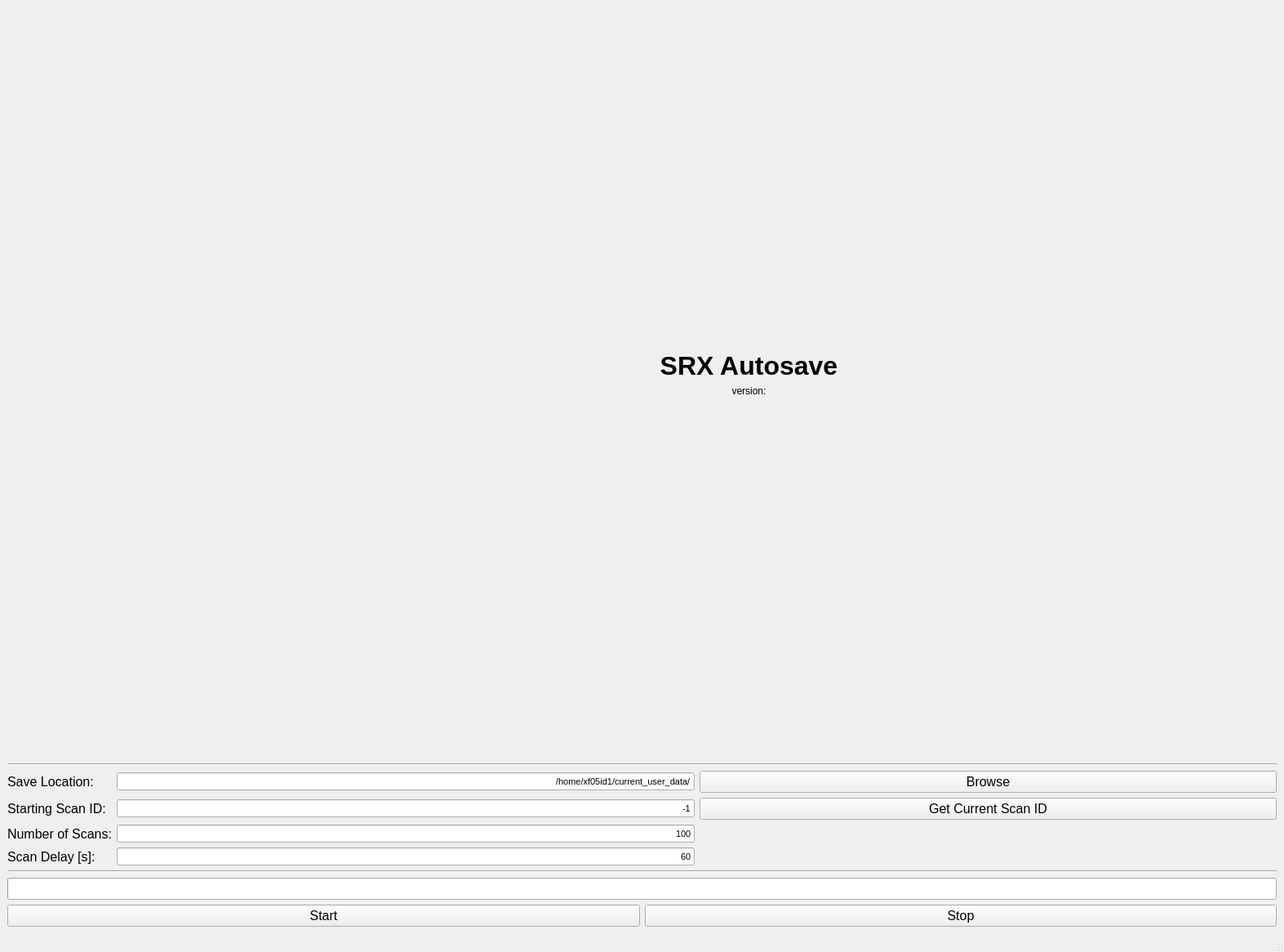
<?xml version="1.0" encoding="UTF-8"?>
<ui version="4.0">
 <class>MainWindow</class>
 <widget class="QMainWindow" name="MainWindow">
  <property name="geometry">
   <rect>
    <x>0</x>
    <y>0</y>
    <width>1573</width>
    <height>1166</height>
   </rect>
  </property>
  <property name="windowTitle">
   <string>SRX Autosave</string>
  </property>
  <widget class="QWidget" name="centralwidget">
   <layout class="QVBoxLayout" name="verticalLayout_2">
    <item>
     <layout class="QHBoxLayout" name="horizontalLayout">
      <item>
       <widget class="QLabel" name="label">
        <property name="maximumSize">
         <size>
          <width>256</width>
          <height>256</height>
         </size>
        </property>
        <property name="text">
         <string/>
        </property>
        <property name="pixmap">
         <pixmap>5-ID_TopAlign.png</pixmap>
        </property>
        <property name="scaledContents">
         <bool>true</bool>
        </property>
        <property name="alignment">
         <set>Qt::AlignLeading|Qt::AlignLeft|Qt::AlignTop</set>
        </property>
       </widget>
      </item>
      <item>
       <layout class="QVBoxLayout" name="verticalLayout">
        <item>
         <widget class="QLabel" name="label_title">
          <property name="font">
           <font>
            <family>Arial</family>
            <pointsize>24</pointsize>
            <weight>75</weight>
            <bold>true</bold>
           </font>
          </property>
          <property name="text">
           <string>SRX Autosave</string>
          </property>
          <property name="alignment">
           <set>Qt::AlignBottom|Qt::AlignHCenter</set>
          </property>
         </widget>
        </item>
        <item>
         <widget class="QLabel" name="label_version">
          <property name="font">
           <font>
            <family>Arial</family>
           </font>
          </property>
          <property name="text">
           <string>version:</string>
          </property>
          <property name="alignment">
           <set>Qt::AlignHCenter|Qt::AlignTop</set>
          </property>
         </widget>
        </item>
       </layout>
      </item>
     </layout>
    </item>
    <item>
     <widget class="Line" name="line">
      <property name="orientation">
       <enum>Qt::Horizontal</enum>
      </property>
     </widget>
    </item>
    <item>
     <layout class="QGridLayout" name="gridLayout">
      <item row="0" column="0">
       <widget class="QLabel" name="label_savelocation">
        <property name="font">
         <font>
          <family>Arial</family>
          <pointsize>12</pointsize>
         </font>
        </property>
        <property name="text">
         <string>Save Location:</string>
        </property>
       </widget>
      </item>
      <item row="0" column="1">
       <widget class="QLineEdit" name="lineEdit_savelocation">
        <property name="font">
         <font>
          <family>Arial</family>
          <pointsize>8</pointsize>
         </font>
        </property>
        <property name="text">
         <string>/home/xf05id1/current_user_data/</string>
        </property>
        <property name="alignment">
         <set>Qt::AlignRight|Qt::AlignTrailing|Qt::AlignVCenter</set>
        </property>
       </widget>
      </item>
      <item row="0" column="2">
       <widget class="QPushButton" name="pushButton_browse">
        <property name="font">
         <font>
          <family>Arial</family>
          <pointsize>12</pointsize>
         </font>
        </property>
        <property name="text">
         <string>Browse</string>
        </property>
       </widget>
      </item>
      <item row="1" column="0">
       <widget class="QLabel" name="label_startid">
        <property name="font">
         <font>
          <family>Arial</family>
          <pointsize>12</pointsize>
         </font>
        </property>
        <property name="text">
         <string>Starting Scan ID:</string>
        </property>
       </widget>
      </item>
      <item row="1" column="1">
       <widget class="QLineEdit" name="lineEdit_startid">
        <property name="font">
         <font>
          <family>Arial</family>
          <pointsize>8</pointsize>
         </font>
        </property>
        <property name="text">
         <string>-1</string>
        </property>
        <property name="alignment">
         <set>Qt::AlignRight|Qt::AlignTrailing|Qt::AlignVCenter</set>
        </property>
       </widget>
      </item>
      <item row="1" column="2">
       <widget class="QPushButton" name="pushButton_currentid">
        <property name="font">
         <font>
          <family>Arial</family>
          <pointsize>12</pointsize>
         </font>
        </property>
        <property name="text">
         <string>Get Current Scan ID</string>
        </property>
       </widget>
      </item>
      <item row="2" column="0">
       <widget class="QLabel" name="label_numscan">
        <property name="font">
         <font>
          <family>Arial</family>
          <pointsize>12</pointsize>
         </font>
        </property>
        <property name="text">
         <string>Number of Scans:</string>
        </property>
       </widget>
      </item>
      <item row="2" column="1">
       <widget class="QLineEdit" name="lineEdit_numscan">
        <property name="font">
         <font>
          <family>Arial</family>
          <pointsize>8</pointsize>
         </font>
        </property>
        <property name="text">
         <string>100</string>
        </property>
        <property name="alignment">
         <set>Qt::AlignRight|Qt::AlignTrailing|Qt::AlignVCenter</set>
        </property>
       </widget>
      </item>
      <item row="2" column="2">
       <spacer name="horizontalSpacer">
        <property name="orientation">
         <enum>Qt::Horizontal</enum>
        </property>
        <property name="sizeHint" stdset="0">
         <size>
          <width>40</width>
          <height>20</height>
         </size>
        </property>
       </spacer>
      </item>
      <item row="3" column="0">
       <widget class="QLabel" name="label_delay">
        <property name="font">
         <font>
          <family>Arial</family>
          <pointsize>12</pointsize>
         </font>
        </property>
        <property name="text">
         <string>Scan Delay [s]:</string>
        </property>
       </widget>
      </item>
      <item row="3" column="1">
       <widget class="QLineEdit" name="lineEdit_delay">
        <property name="font">
         <font>
          <family>Arial</family>
          <pointsize>8</pointsize>
         </font>
        </property>
        <property name="text">
         <string>60</string>
        </property>
        <property name="alignment">
         <set>Qt::AlignRight|Qt::AlignTrailing|Qt::AlignVCenter</set>
        </property>
       </widget>
      </item>
      <item row="3" column="2">
       <spacer name="horizontalSpacer_2">
        <property name="orientation">
         <enum>Qt::Horizontal</enum>
        </property>
        <property name="sizeHint" stdset="0">
         <size>
          <width>40</width>
          <height>20</height>
         </size>
        </property>
       </spacer>
      </item>
     </layout>
    </item>
    <item>
     <widget class="Line" name="line_2">
      <property name="orientation">
       <enum>Qt::Horizontal</enum>
      </property>
     </widget>
    </item>
    <item>
     <widget class="QProgressBar" name="progressBar">
      <property name="font">
       <font>
        <family>Arial</family>
        <pointsize>12</pointsize>
       </font>
      </property>
      <property name="value">
       <number>0</number>
      </property>
      <property name="textVisible">
       <bool>false</bool>
      </property>
      <property name="invertedAppearance">
       <bool>false</bool>
      </property>
     </widget>
    </item>
    <item>
     <layout class="QHBoxLayout" name="horizontalLayout_2">
      <item>
       <widget class="QPushButton" name="pushButton_start">
        <property name="font">
         <font>
          <family>Arial</family>
          <pointsize>12</pointsize>
         </font>
        </property>
        <property name="text">
         <string>Start</string>
        </property>
       </widget>
      </item>
      <item>
       <widget class="QPushButton" name="pushButton_stop">
        <property name="font">
         <font>
          <family>Arial</family>
          <pointsize>12</pointsize>
         </font>
        </property>
        <property name="text">
         <string>Stop</string>
        </property>
       </widget>
      </item>
     </layout>
    </item>
   </layout>
  </widget>
  <widget class="QStatusBar" name="statusbar"/>
 </widget>
 <resources/>
 <connections/>
</ui>
